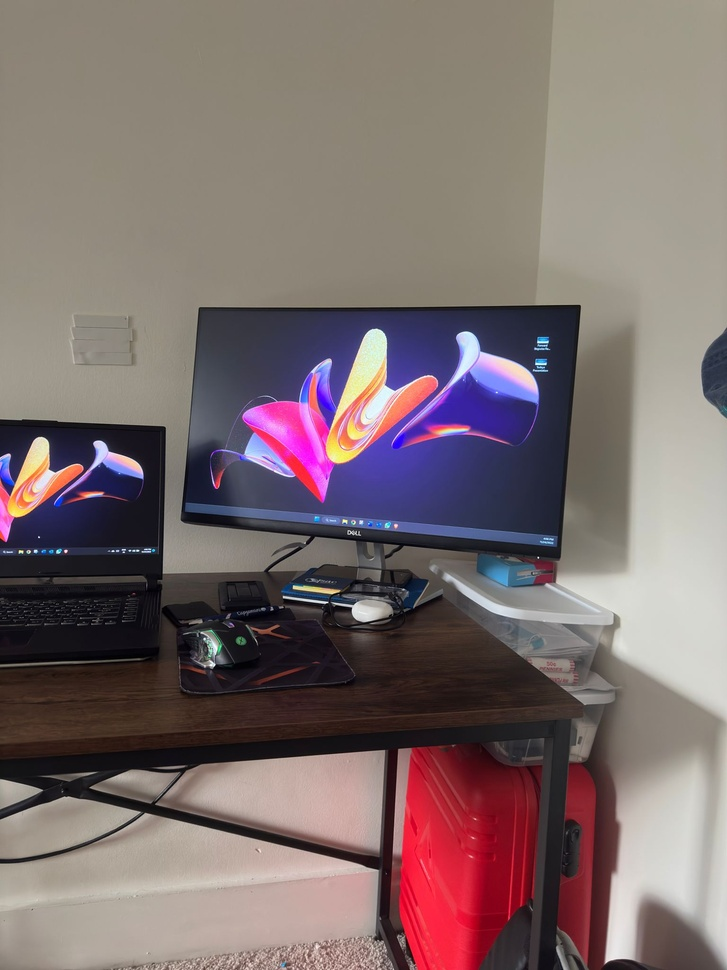
#> input picture Assignment2/Question 5/img1.jpg, 727 x 970 px, shrunk from 1536 x 2048 before the run
$ python Assignment2Q5.py
#> lines starting #> are read from the running program, lines starting #| are printed output that depends on the picture; after the words box and inside, x2 and y2 are one past the last pixel; in counts of white or black regions, pixels touching at a corner belong together
import cv2
import numpy as np
import matplotlib.pyplot as plt
import imageio
import imutils
import sys
cv2.ocl.setUseOpenCL(False)
def KeyPointsFeatures(image):
    descriptor = cv2.ORB_create()
    kps, features = descriptor.detectAndCompute(image, None)
    return (kps, features)

def MatchKeyPoints(features_train, features_query, ratio):
    bf = cv2.BFMatcher(cv2.NORM_L2, crossCheck = False)
    raw_match = bf.knnMatch(features_train, features_query, 2)
    matches = []
    for m, n in raw_match:
        if m.distance < n.distance * ratio:
            matches.append(m)
    return matches

def GetHomography(kps_train, kps_query, matches, reprojThresh):
    kpsA = np.float32([kp.pt for kp in kps_train])
    kpsB = np.float32([kp.pt for kp in kps_query])
    if len(matches) > 4:
        ptsA = np.float32([kpsA[m.queryIdx] for m in matches])
        ptsB = np.float32([kpsB[m.trainIdx] for m in matches])
        (Homography, status) = cv2.findHomography(ptsA, ptsB, cv2.RANSAC, reprojThresh)
        return(matches, Homography, status)
    else:
        return None

def TransformToGrayScale(result):
    gray = cv2.cvtColor(result, cv2.COLOR_BGR2GRAY)
    thresh = cv2.threshold(gray, 0, 255, cv2.THRESH_BINARY)[1]

    cnts = cv2.findContours(thresh.copy(), cv2.RETR_EXTERNAL, cv2.CHAIN_APPROX_SIMPLE)
    cnts = imutils.grab_contours(cnts)

    c = max(cnts, key=cv2.contourArea)

    (x, y, w, h) = cv2.boundingRect(c)

    result = result[y:y + h, x:x + w]
    return result

train_image = imageio.imread(sys.path[0]+"/img1.jpg")
#> train_image is the input picture: shape (970, 727, 3); mean R, G, B 125, 109.8, 109.8
query_image = imageio.imread(sys.path[0]+"/img2.jpg")
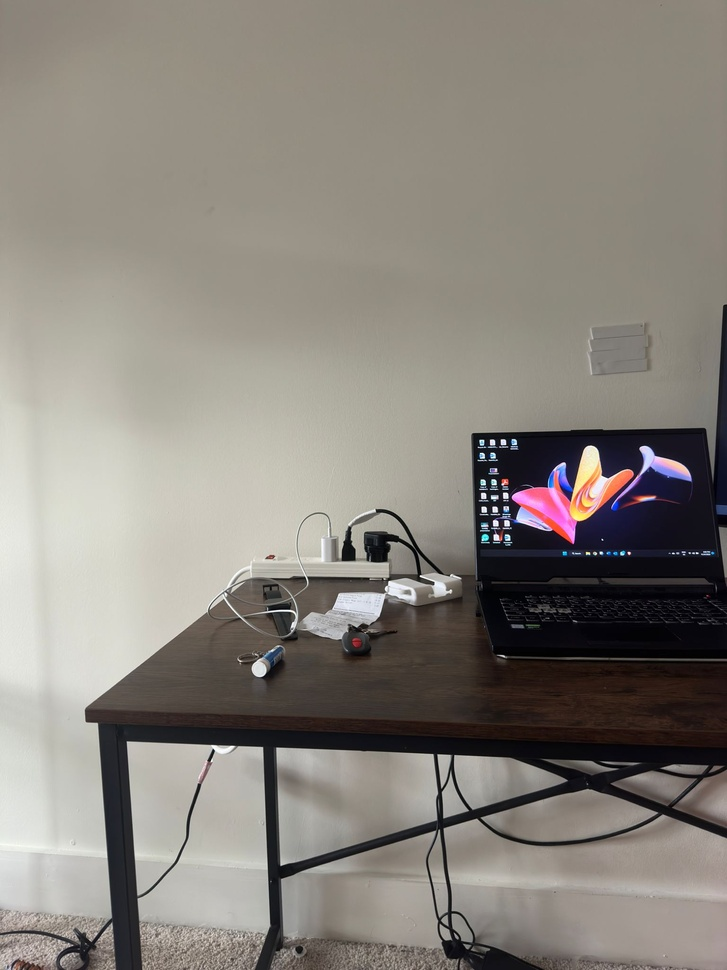
#> input picture Assignment2/Question 5/img2.jpg, 727 x 970 px, shrunk from 1536 x 2048 before the run
#> query_image is the input picture: shape (970, 727, 3); mean R, G, B 136.7, 131.6, 124.3

gtrain_image = cv2.cvtColor(train_image, cv2.COLOR_RGB2GRAY)
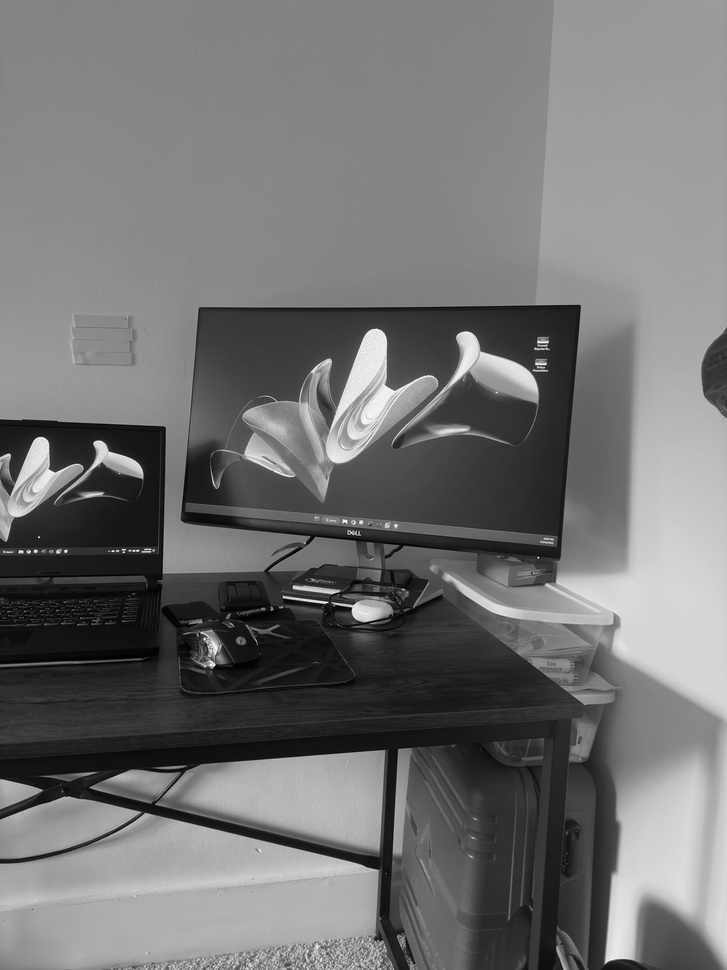
#> gtrain_image: shape (970, 727); min 0, max 254, mean 114.3
gquery_image = cv2.cvtColor(query_image, cv2.COLOR_RGB2GRAY)

kps_train, features_train = KeyPointsFeatures(gtrain_image)
#> in KeyPointsFeatures, `kps, features = descriptor.detectAndCompute(image, None)`: kps = 500 keypoints; strongest (x, y, size): (65, 551, 31), (94, 443, 31), (36, 550, 31), (350, 608, 37.2)
#> kps_train has the same summary as kps in KeyPointsFeatures
kps_query, features_query = KeyPointsFeatures(gquery_image)
#> in KeyPointsFeatures (call 2), `kps, features = descriptor.detectAndCompute(image, None)`: kps = 500 keypoints; strongest (x, y, size): (482, 493, 31), (493, 509, 31), (485, 508, 37.2), (504, 493, 31)
#> kps_query has the same summary as kps in KeyPointsFeatures

matches = MatchKeyPoints(features_train, features_query, 0.75)
#> in MatchKeyPoints, `raw_match = bf.knnMatch(features_train, features_query, 2)`: raw_match = 500 matches
#> after the loop in MatchKeyPoints, `for m, n in raw_match:`: matches = 29 matches
#> matches = 29 matches
temp_img = cv2.drawMatches(train_image, kps_train, query_image, kps_query, np.random.choice(matches,100), None, flags=cv2.DrawMatchesFlags_NOT_DRAW_SINGLE_POINTS)
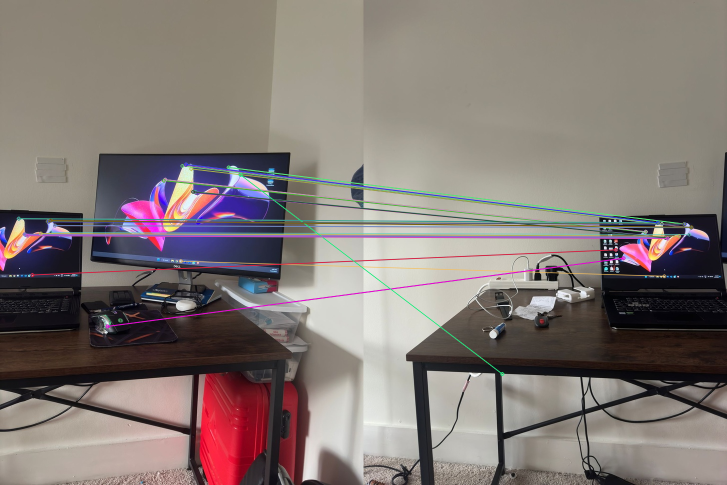
#> temp_img: shape (970, 1454, 3) (shown at 1/2 size); mean R, G, B 130.6, 120.5, 116.9

M = GetHomography(kps_train, kps_query, matches, 4)
#> in GetHomography, `kpsA = np.float32([kp.pt for kp in kps_train])`: kpsA = 500 pairs, first value 36 to 579, second value 304.8 to 937
#> in GetHomography, `kpsB = np.float32([kp.pt for kp in kps_query])`: kpsB = 500 pairs, first value 86.4 to 694, second value 435.5 to 892.8
#> in GetHomography, `ptsA = np.float32([kpsA[m.queryIdx] for m in matches])`: ptsA = 29 pairs, first value 37.2 to 480.7, second value 328.3 to 652.3
#> in GetHomography, `ptsB = np.float32([kpsB[m.trainIdx] for m in matches])`: ptsB = 29 pairs, first value 277.2 to 655.3, second value 445.2 to 747.6
#> in GetHomography, `(Homography, status) = cv2.findHomography(ptsA, ptsB, cv2.RANSAC, repr..`: Homography = [[1.62, 0.191, 195.3], [0.507, 0.853, 180.5], [0.00116, 9.17e-05, 1]]; status = 29 values, max 1 at index 0, min 0 at index 1, mean 0.552
#> M = 3 matches
matches, homography, status = M
#> homography has the same summary as Homography in GetHomography

width = train_image.shape[1] + query_image.shape[1]
#> width = 1454
height = train_image.shape[0] + query_image.shape[0]
#> height = 1940

result = cv2.warpPerspective(train_image, homography, (width, height))
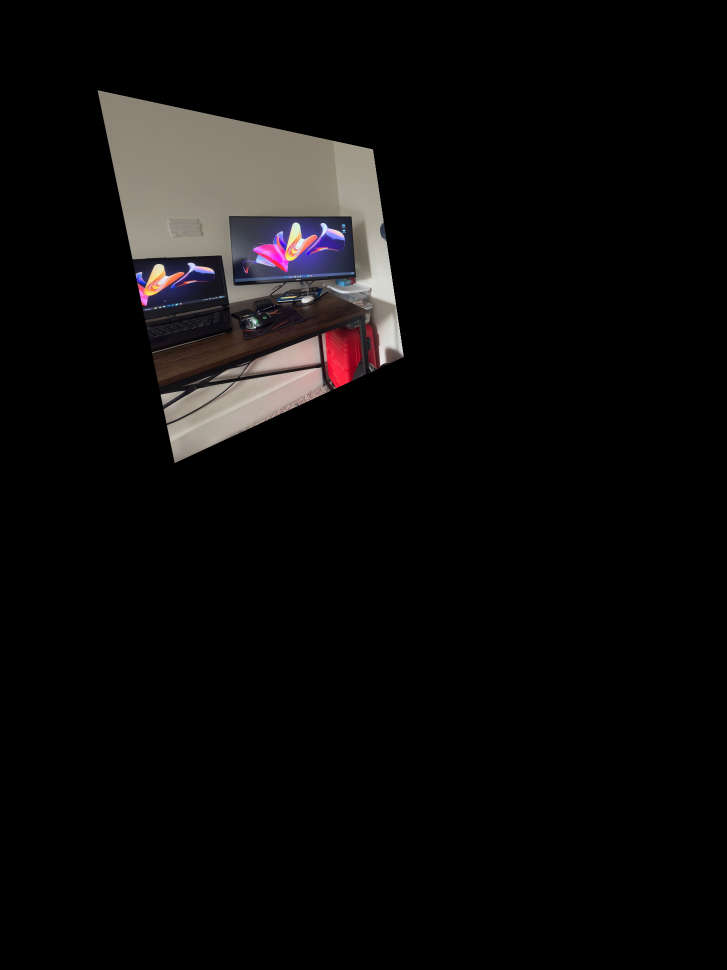
#> result: shape (1940, 1454, 3) (shown at 1/2 size); mean R, G, B 12.8, 11.3, 11.2
result[0:query_image.shape[0], 0:query_image.shape[1]] = query_image
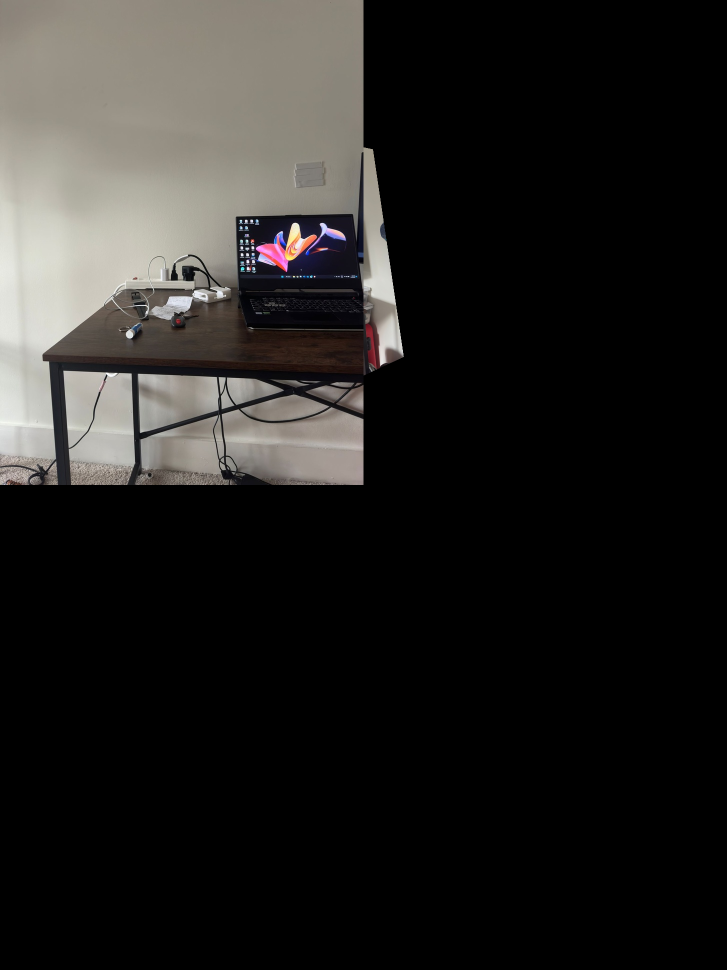
#> result: shape (1940, 1454, 3) (shown at 1/2 size); mean R, G, B 35.4, 34.1, 32.2

result = TransformToGrayScale(result)
#> in TransformToGrayScale, `thresh = cv2.threshold(gray, 0, 255, cv2.THRESH_BINARY)[1]`:
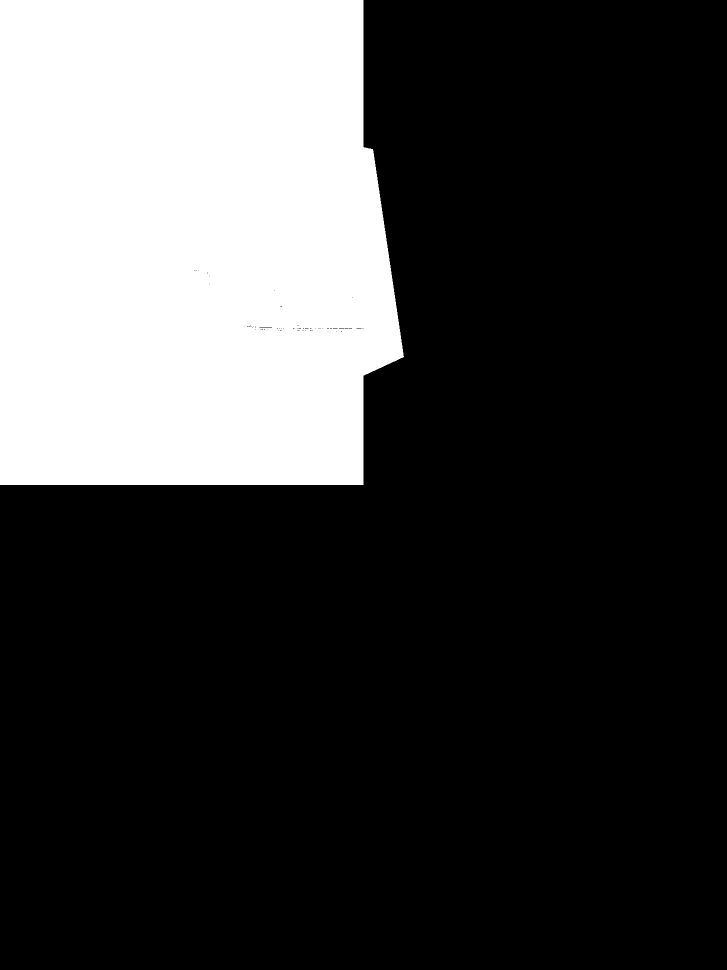
#> thresh: shape (1940, 1454) (shown at 1/2 size); 25.8% white; 1 white region
#> in TransformToGrayScale, `cnts = cv2.findContours(thresh.copy(), cv2.RETR_EXTERNAL, cv2.CHAIN_AP..`: cnts = 1 contour; box (x1, y1, x2, y2) and area: (0, 0, 808, 970) 725806
#> in TransformToGrayScale, `c = max(cnts, key=cv2.contourArea)`: c = contour of 213 points, box (x1, y1, x2, y2) (0, 0, 808, 970), area 725806
#> in TransformToGrayScale, `(x, y, w, h) = cv2.boundingRect(c)`: x = 0; w = 808; h = 970
#> in TransformToGrayScale, `result = result[y:y + h, x:x + w]`:
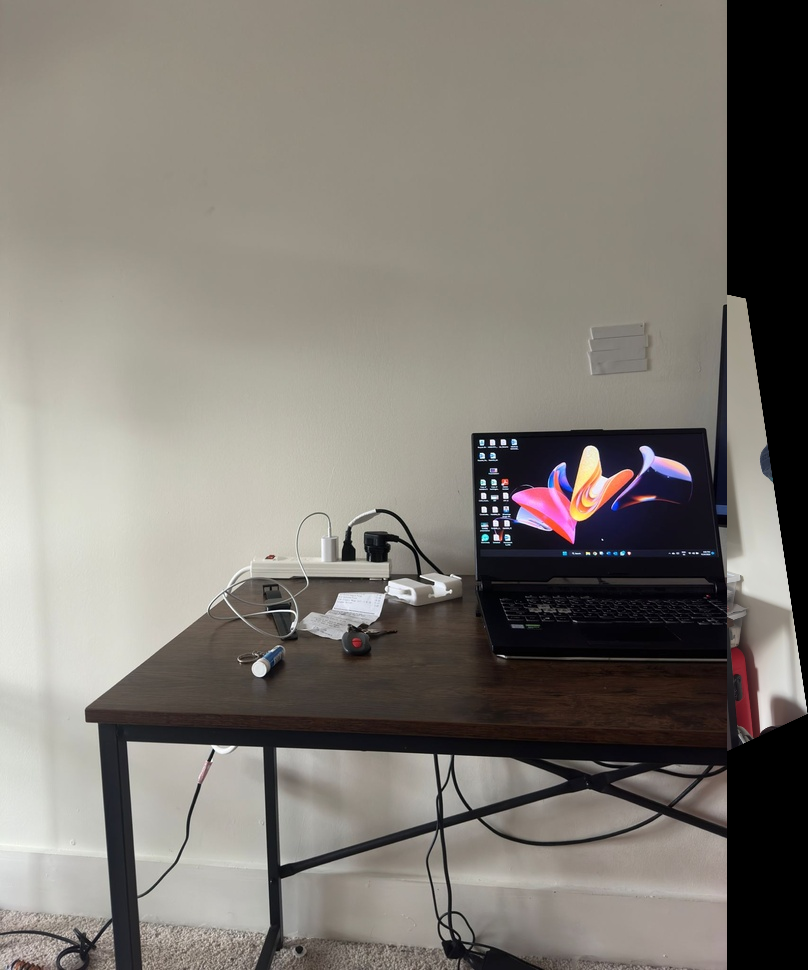
#> result: shape (970, 808, 3); mean R, G, B 127.4, 122.6, 115.8
plt.figure(figsize=(20,10))
plt.imshow(result)
plt.show()
